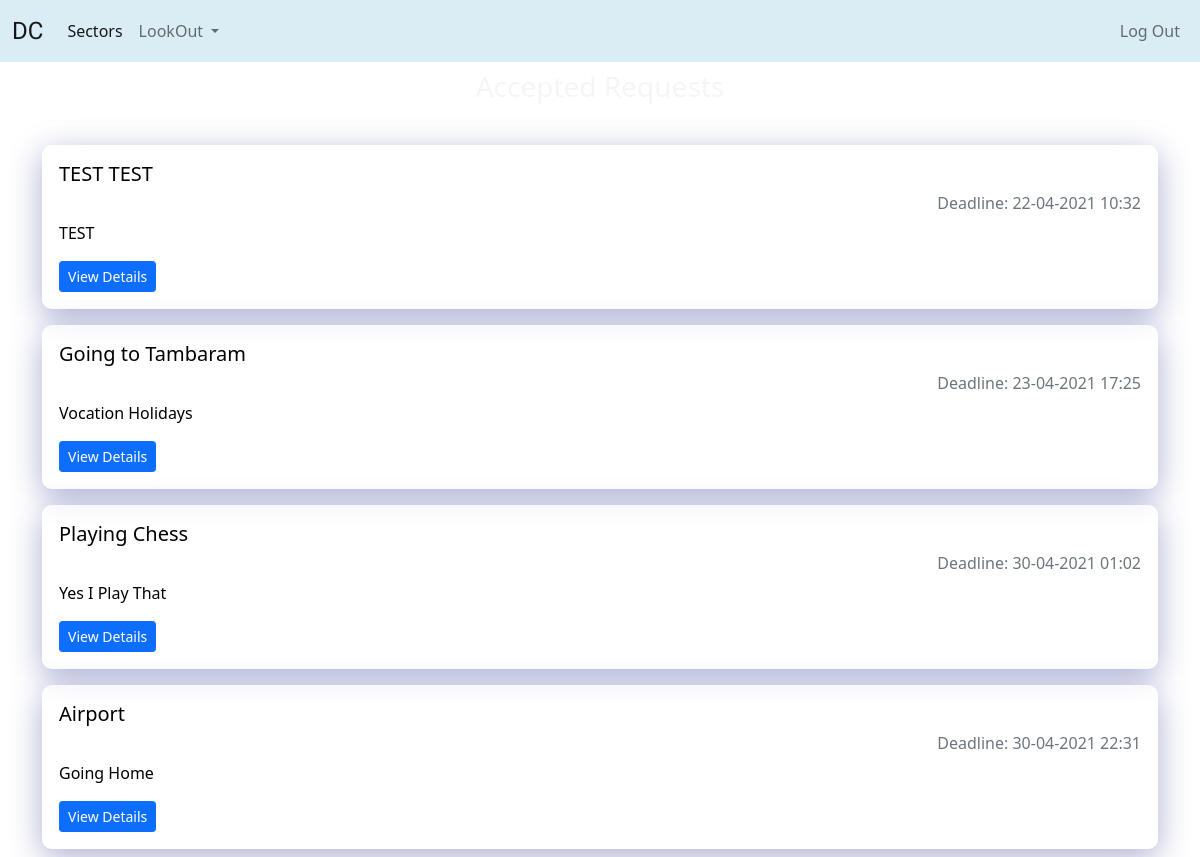
The app's page /accepted/ (signed in) with its own data.
### connect/models.py (models this page shows, shortened)
class Request(models.Model):
    requester = models.ForeignKey(User,on_delete=models.CASCADE,blank=True,related_name='req')
    sector = models.ForeignKey(SectorField,on_delete=models.CASCADE,related_name='reqsec')
    genre = models.CharField(max_length=56,null=True,blank=True)
    subject = models.CharField(max_length=128)
    content = models.TextField()
    match_with_same_gender = models.BooleanField(default=False)
    deadline = models.DateTimeField()
    is_first_year_req = models.BooleanField(default=False)
    created_at = models.DateTimeField(auto_now_add=True)
    deleted = models.BooleanField(default=False)
    pending = models.BooleanField(default=True)
    class Meta:
        ordering = ['-created_at']

### connect/views.py (the view)
# urls.py: path('accepted/',views.accepted_list_view,name='accepted'),
@login_required
def accepted_list_view(request):
    final_obj  = request.user.finalmatchuser.all()
    accepted = []
    for i in final_obj:
        if not (i.request.deleted):
            if i.request.pending:
                accepted.append(i.request)
    context = {
        'object_list':accepted,
        'status':'Accepted',
    }
    return render(request,'connect/request-status.html',context=context)

### connect/templates/connect/request-status.html
{% extends 'base.html' %}
{% block content %}
<h3 class="text-center mt-2">{{status}} Requests</h3>
<hr>
<div class="row">
    {% for req_object in object_list %}
    <div class="col-12 my-2">
        <div class="card glass-container">
            <div class="card-body">
                <h5 class="card-title card-blackcolor">{{req_object.subject}}</h5>
                <h6 class="card-subtitle mb-2 text-muted deadline-space mt-1">Deadline: {{req_object.deadline | date:'d-m-Y H:i'}}</h6>
                <p class="card-text card-blackcolor">{{req_object.content}}</p>
                <a class="btn btn-primary btn-sm" href="{% url 'connect:detail-request' req_object.id %}">View Details</a>
            </div>
        </div>
    </div>
    {% empty %}
    <p class="lead text-center">No {{status}} Requests</p>
    {% endfor %}
</div>
{% endblock %}

### static/css/style.css (style rules this page uses)
* { margin: 0; padding: 0; border: 0; font-size: 100%; box-sizing: border-box; color: whitesmoke; }
body { background-image: url('https://ik.imagekit.io/oyjag5asj/image_3mP0GSYNY.jpg'); background-repeat: no-repeat; background-size: cover; background-attachment: fixed; }
a { color: red; }
.glass-container { background: rgba(255, 255, 255, 0.657); box-shadow: 0 8px 32px 0 rgba( 31, 38, 135, 0.37 ); border-radius: 10px; border: 1px solid rgba( 255, 255, 255, 0.18 ); }
.card-blackcolor { color: black; }
.deadline-space { text-align: end; }

### records on screen
Request: subject "TEST TEST", deadline "22-04-2021 10:32", content "TEST"
Request: subject "Going to Tambaram", deadline "23-04-2021 17:25", content "Vocation Holidays"
Request: subject "Playing Chess", deadline "30-04-2021 01:02", content "Yes I Play That"
Request: subject "Airport", deadline "30-04-2021 22:31", content "Going Home"
